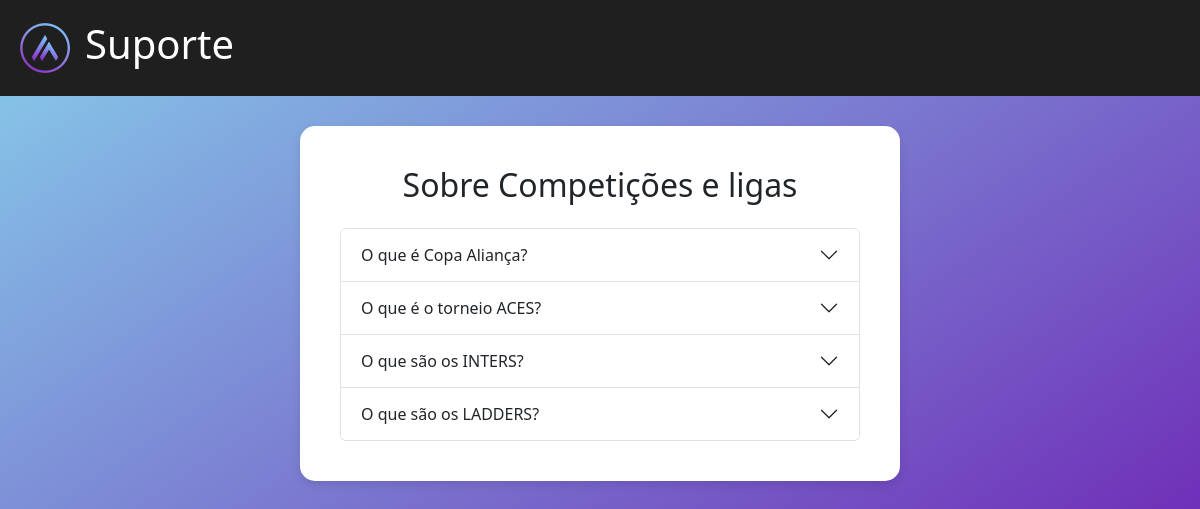
The app's page /categoria/Sobre Competições e ligas with its own data.
### faqapp/models.py (models this page shows, shortened)
class Categoria(models.Model):
    titulo = models.CharField(max_length=150)

class Assunto(models.Model):
    titulo = models.TextField()
    resposta = models.TextField()
    categoria = models.ForeignKey(Categoria, on_delete=models.CASCADE, related_name='Assuntos')

### faqapp/views.py (the view)
# urls.py: path("categoria/<str:nome_categoria>", views.categoria, name = "categoria"),
def categoria(request, nome_categoria):
    cat = Categoria.objects.filter(titulo=nome_categoria)[0]
    assuntos = Assunto.objects.filter(categoria = cat).all()
    return render(request, "faqapp/categoria.html", {
        "categoria": cat,
        "assuntos": assuntos
    })

### faqapp/templatetags/custom_filters.py (called while the page is built)
@register.filter(name='make_clickable')
def make_clickable(text):
    url_pattern = re.compile(r'(https?://[^\s]+)')
    clickable_text = url_pattern.sub(r'<a href="\1" target="_blank">\1</a>', text)
    return mark_safe(clickable_text)

### faqapp/templates/faqapp/categoria.html (shortened to what this page needs)
{% extends "faqapp/layout.html" %}
{% load custom_filters %}
{% block body %}
<h2 class="text-center mb-4">{{categoria.titulo}}</h2>
<div class="accordion" id="accordionPanelsStayOpenExample">
    {% for assunto in assuntos %}
    <div class="accordion-item">
        <h2 class="accordion-header" id="heading{{ forloop.counter }}">
          <button class="accordion-button collapsed" type="button" data-bs-toggle="collapse" data-bs-target="#collapse{{ forloop.counter }}" aria-expanded="false" aria-controls="collapse{{ forloop.counter }}">
            {{assunto.titulo}}
          </button>
        </h2>
    </div>
    {% endfor %}
</div>
{% endblock %}

### faqapp/static/faqapp/styles.css (style rules this page uses)
body { min-height: 100vh; background: linear-gradient(to bottom right,#87CEEB, #6a0dad) !important; font-family: Arial, sans-serif; margin: 0; padding: 0; color: #000000; }

### records on screen
Categoria: titulo "Sobre Competições e ligas"
Assunto: titulo "O que é Copa Aliança?"
Assunto: titulo "O que é o torneio ACES?"
Assunto: titulo "O que são os INTERS?"
Assunto: titulo "O que são os LADDERS?"
